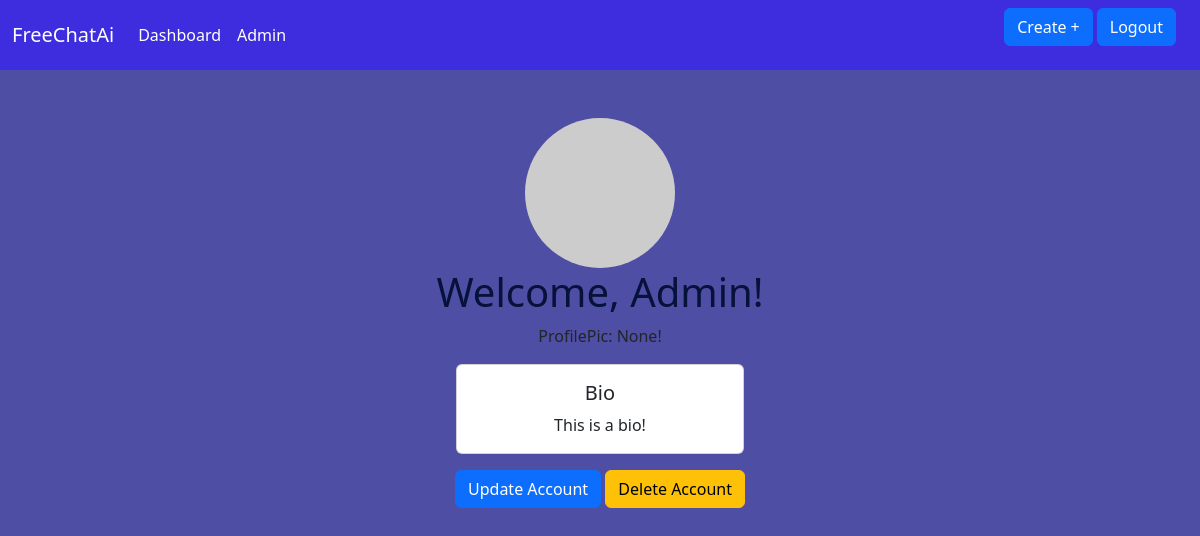
The page /dashboard (signed in) on the database as committed earlier.
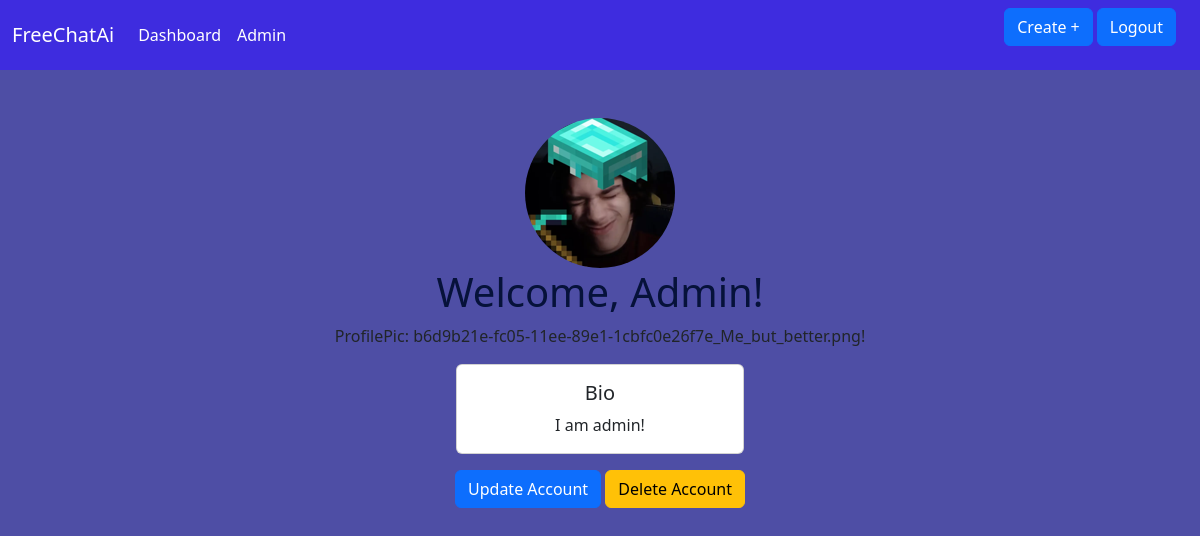
The same page on the database as committed later.
### app.py (models this page shows, shortened)
class Users(UserMixin, db.Model):
    id = db.Column(db.Integer, primary_key=True)
    email = db.Column(db.String(250), unique=True,
                         nullable=False)
    password_hash = db.Column(db.String(250),
                         nullable=False)
    username = db.Column(db.String(250), unique=True,
                         nullable=False)
    name = db.Column(db.String(250),
                         nullable=False)
    bio = db.Column(db.String(1000),nullable = False )
    profile_pic =db.Column(db.String(),nullable = True )
    data_added = db.Column(db.DateTime, default=datetime.utcnow)
    @property
    def password(self):
        raise AttributeError('password is not a readable attribute')

### app.py (the view)
@app.route('/dashboard', methods=['GET', 'POST'])
@login_required
def dash():
    id = current_user.id
    return render_template("dashboard.html")

### app.py (called while the page is built)
@login_manager.user_loader
def loader_user(user_id):
    return Users.query.get(int(user_id))

### templates/dashboard.html (shortened to what this page needs)
<!DOCTYPE html>
<html lang="en">
<head>
    <link href="https://cdn.jsdelivr.net/npm/bootstrap@5.3.3/dist/css/bootstrap.min.css" rel="stylesheet">
    <link rel = "stylesheet" href ="{{ url_for('static', filename='index.css') }}">
    {% include 'nav.html' %}
</head>
<body>
    <div class="container text-center mt-5">
        {% if current_user.is_authenticated %}
        <div class="col-15">
          {% if current_user.profile_pic %}
          <img src="{{url_for('static', filename = 'imgs/' + current_user.profile_pic)}}" alt="Profile Picture" class="rounded-circle mr-3" width="150" height="150">
          {% else %}
        <img src="https://via.placeholder.com/150" alt="Profile Picture" class="rounded-circle mr-3" width="150" height="150">
          {% endif %}
        </div>
        <h1>Welcome, {{ current_user.username }}!</h1>
        <div class="col-md-15 text-center">
          <p>ProfilePic: {{ current_user.profile_pic }}!</p>
          <div class="card mx-auto" style="width: 18rem;">
          <div class="card-body ">
          <h5 class="card-title">Bio</h5>
          <p class="card-text">{{ current_user.bio }}</p>
          </div>
          </div>
          </div>
          </div>
<div class="col-md-15 text-center">
  <a href="{{ url_for('update', id=current_user.id)}}" class="btn btn-primary mt-3" tabindex="-1" role="button">Update Account</a>
  <a href="/delete" class="btn btn-warning mt-3" tabindex="-1" role="button">Delete Account</a>
</div>
        {% else %}
        <h1>You are not logged in</h1>
        {% endif %}
</body>
</html>

### templates/nav.html (shortened to what this page needs)
<nav class="navbar navbar-expand-lg sticky-top"  style="background-color: #3e2cdf;">
    <div class="container-fluid">
        <a id = "title" class="navbar-brand mb-0 h1" href="{{url_for('home')}}"  style = 'color: white;'>FreeChatAi</a>
        {% if current_user.is_authenticated %}
        <ul class="navbar-nav me-auto mb-2 mb-lg-0">
            {% if current_user.is_authenticated %}
              <li class="nav-item">
                <a class="nav-link" href="{{ url_for('dash')}}" style = 'color: white;'>Dashboard</a>
              </li>
              {% if current_user.id == 1 %}
              <li class="nav-item">
                <a class="nav-link" href="{{ url_for('admin')}}" style = 'color: white;'>Admin</a>
              </li>
              {% endif %}
            {% endif %}
          </ul>
      <p class="container-fluid justify-content-end d-inline-flex gap-1">
        <a  class="btn btn-primary" tabindex="-1" role="button">Create +</a>
        <a href="/logout" class="btn btn-primary" tabindex="-1" role="button">Logout</a>
    </p>
      {% endif %}
    </div>
</nav>

### static/index.css (style rules this page uses)
h1 { color: rgb(6, 18, 58); }
body { background-color: rgb(78, 78, 165); }
.nav-item { color:white }

Rows that differ between the two databases and show on the page:
changed Users "Admin": profile_pic: picture added; profile_pic "None" → "b6d9b21e-fc05-11ee-89e1-1cbfc0e26f7e_Me_but_better.png"; bio "This is a bio!" → "I am admin!"
